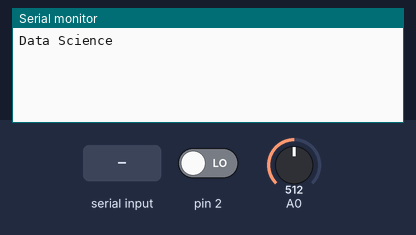
The sketch below on a simulated Arduino Leonardo, built with avr-gcc and run on an emulated ATmega32U4. On the bench: the last lines printed to the serial monitor. The inputs (shaded band) are chosen by the test bench; at power-on: A0 = 512, pin 2 LOW. EEPROM starts erased; USB keyboard and mouse output is not drawn.

Above: at 1.2 s.
1.3 s: "r" received over Serial
At 1.41 s:
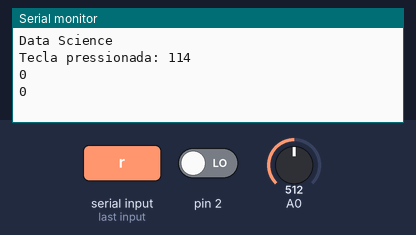
2.8 s: A0 set to 716
At 2.86 s:
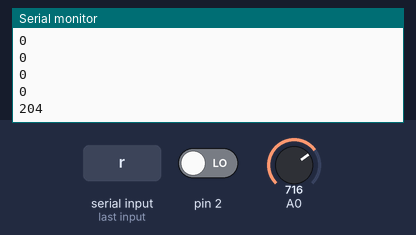
4.3 s: A0 set to 900
At 4.32 s:
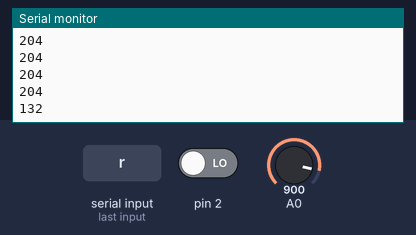
Timing chart, 0 to 7.3 s (numbered marks = the images above; inputs shaded):
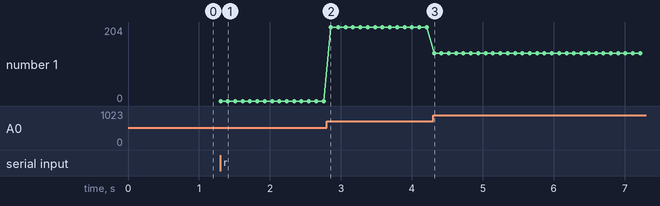

The sketch:

EEPROM_Keyboard.ino
```cpp
// TODO:
//   verificar se o valor pode ser salvo de 0 a 1023 na EEPROM. parece limlitar a 255

#include <Keyboard.h>
#include <EEPROM.h>

int sensorValue = 0;
int opcao = 0;          // ideia: manter default como w, alterar também na saída do for
int tempo_delay = 100;  // intervalo entre as leituras. definir isso com opções de cliques no botão e exibir no display

// número de leituras a cada vez que o r é pressionado - mudar isso para uma chave física?
// o número de sensores pode ser definido com uma chave de 3 posições?
int n_leituras = 100;
int led = 10;

void setup(){
  Serial.begin(115200);

  while (!Serial);
  Serial.println("Data Science");
  Keyboard.begin();
}

void loop() {
  int button = digitalRead(2);

  if(Serial.available()) {
    opcao = Serial.read();
    Serial.print("Tecla pressionada: ");
    Serial.println(opcao);
  }

  // após fazer o upload do programa, abrir o monitor serial e digitar w (write) ou r (read)
  // se digitar r, o arduino  entra em modo de leitura e começa a salvar os dados da EEPROM
  // se digitar w, o arduino entra em modo de escrita:
  // quando pressionamos o botão, o arduino lê os dados da EEPROM e os escreve como se fosse um
  // teclado em qualquer lugar que aceite texto
  // TODO: mudar o modo leitura e escrita não através do monitor, mas com uma chave com 2 posições

  switch (opcao){
    case 'r': //lê os valores do sensor
      // lê os valores e salva na EEPROM
      for (int i=0; i<n_leituras; i++) {
        sensorValue = analogRead(A0);
        EEPROM.write(i, sensorValue);
        Serial.println(EEPROM.read(i));
        digitalWrite(led,HIGH);
        delay(tempo_delay/2); //enquanto está gravando pisca um LED a cada gravada
        digitalWrite(led,LOW);
        delay(tempo_delay/2);
        //preencher o restante das posições com zero
      }
      opcao='w';
      break;
    case 'w': // escreve os valores quando o botão for clicado
      //quando o botão é clicado, são impressos os valores no computador (no word, por exemplo). o arduino se comporta como um teclado que digita sozinho
      if (button == 1) {
        Keyboard.print("delay=");
        Keyboard.print(tempo_delay);
        Keyboard.print(", ");
        for (int i =1; i<n_leituras; i++) {
          String leitura_eeprom = String(EEPROM.read(i));
          Keyboard.println(leitura_eeprom);
          Keyboard.print(",");
          delay(10);
          }
        }
      break;
  }
}
```

Measured:
- after the input at 1.3 s, the serial monitor: prints a new line at once (image 1)
- after the input at 2.8 s, the serial monitor: prints a new line after 0.06 s (image 2)
- after the input at 4.3 s, the serial monitor: prints a new line at once (image 3)
- plotted number 1: 0 → 204 after the input at 2.8 s, 204 → 132 after the input at 4.3 s
